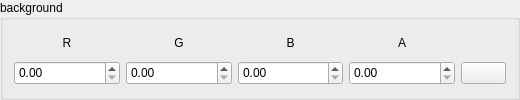
        <widget class="QGroupBox" name="background_groupbox">
         <property name="minimumSize">
          <size>
           <width>520</width>
           <height>100</height>
          </size>
         </property>
         <property name="maximumSize">
          <size>
           <width>520</width>
           <height>100</height>
          </size>
         </property>
         <property name="toolTip">
          <string>background color</string>
         </property>
         <property name="title">
          <string>background</string>
         </property>
         <layout class="QGridLayout" name="gridLayout_25">
          <item row="1" column="0">
           <widget class="QDoubleSpinBox" name="scene_background_R_sp">
            <property name="minimumSize">
             <size>
              <width>0</width>
              <height>24</height>
             </size>
            </property>
            <property name="maximumSize">
             <size>
              <width>16777215</width>
              <height>24</height>
             </size>
            </property>
            <property name="maximum">
             <double>1.000000000000000</double>
            </property>
            <property name="singleStep">
             <double>0.100000000000000</double>
            </property>
           </widget>
          </item>
          <item row="0" column="2">
           <widget class="QLabel" name="scene_background_B_label">
            <property name="maximumSize">
             <size>
              <width>16777215</width>
              <height>24</height>
             </size>
            </property>
            <property name="text">
             <string>B</string>
            </property>
            <property name="alignment">
             <set>Qt::AlignCenter</set>
            </property>
           </widget>
          </item>
          <item row="0" column="3">
           <widget class="QLabel" name="scene_background_A_label">
            <property name="maximumSize">
             <size>
              <width>16777215</width>
              <height>24</height>
             </size>
            </property>
            <property name="text">
             <string>A</string>
            </property>
            <property name="alignment">
             <set>Qt::AlignCenter</set>
            </property>
           </widget>
          </item>
          <item row="0" column="0">
           <widget class="QLabel" name="scene_background_R_label">
            <property name="maximumSize">
             <size>
              <width>16777215</width>
              <height>24</height>
             </size>
            </property>
            <property name="text">
             <string>R</string>
            </property>
            <property name="alignment">
             <set>Qt::AlignCenter</set>
            </property>
           </widget>
          </item>
          <item row="1" column="2">
           <widget class="QDoubleSpinBox" name="scene_background_B_sp">
            <property name="minimumSize">
             <size>
              <width>0</width>
              <height>24</height>
             </size>
            </property>
            <property name="maximumSize">
             <size>
              <width>16777215</width>
              <height>24</height>
             </size>
            </property>
            <property name="maximum">
             <double>1.000000000000000</double>
            </property>
            <property name="singleStep">
             <double>0.100000000000000</double>
            </property>
           </widget>
          </item>
          <item row="1" column="1">
           <widget class="QDoubleSpinBox" name="scene_background_G_sp">
            <property name="minimumSize">
             <size>
              <width>0</width>
              <height>24</height>
             </size>
            </property>
            <property name="maximumSize">
             <size>
              <width>16777215</width>
              <height>24</height>
             </size>
            </property>
            <property name="maximum">
             <double>1.000000000000000</double>
            </property>
            <property name="singleStep">
             <double>0.100000000000000</double>
            </property>
           </widget>
          </item>
          <item row="0" column="1">
           <widget class="QLabel" name="scene_background_G_label">
            <property name="maximumSize">
             <size>
              <width>16777215</width>
              <height>24</height>
             </size>
            </property>
            <property name="text">
             <string>G</string>
            </property>
            <property name="alignment">
             <set>Qt::AlignCenter</set>
            </property>
           </widget>
          </item>
          <item row="1" column="3">
           <widget class="QDoubleSpinBox" name="scene_background_A_sp">
            <property name="minimumSize">
             <size>
              <width>0</width>
              <height>24</height>
             </size>
            </property>
            <property name="maximumSize">
             <size>
              <width>16777215</width>
              <height>24</height>
             </size>
            </property>
            <property name="maximum">
             <double>1.000000000000000</double>
            </property>
            <property name="singleStep">
             <double>0.100000000000000</double>
            </property>
           </widget>
          </item>
          <item row="1" column="4">
           <widget class="QPushButton" name="scene_background_color_pkr">
            <property name="maximumSize">
             <size>
              <width>45</width>
              <height>16777215</height>
             </size>
            </property>
            <property name="text">
             <string/>
            </property>
           </widget>
          </item>
         </layout>
        </widget>
